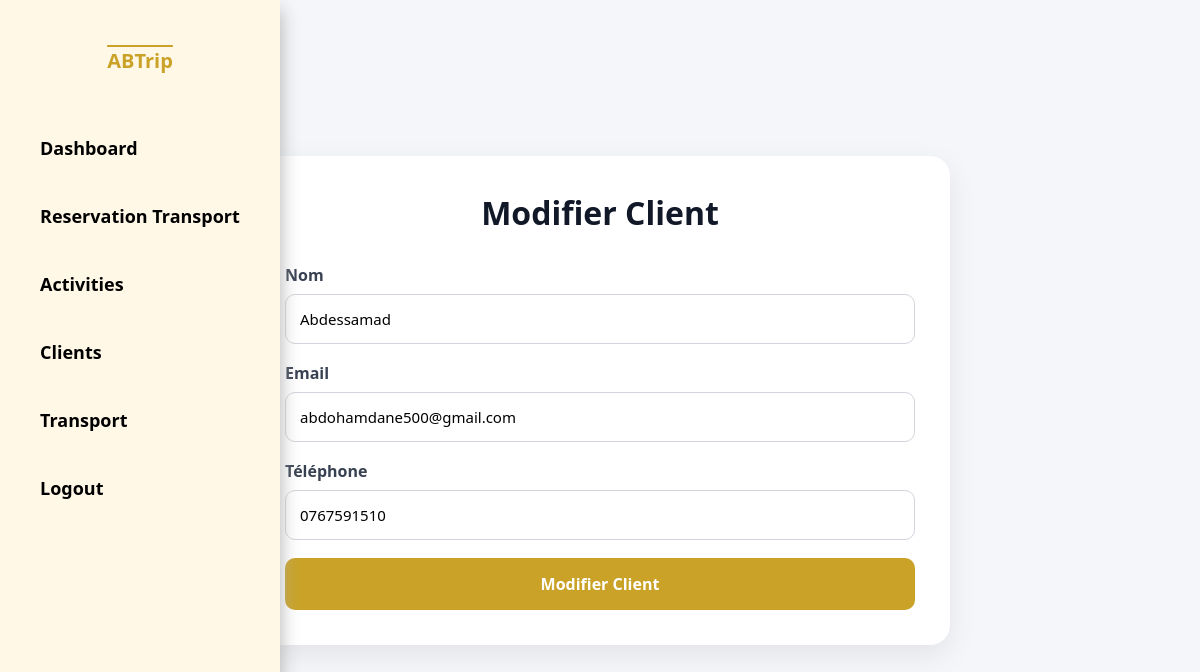
Screenshot of /Dashboard/edit_client.php?id=1 with the database file from the repository.
### tables this page shows
CREATE TABLE `client` (
  `id_client` int(11) NOT NULL,
  `nom` varchar(100) NOT NULL,
  `email` varchar(100) NOT NULL,
  `telephone` varchar(20) DEFAULT NULL
);

### Dashboard/edit_client.php (the view, shortened to what this page needs)
<?php
include_once("connexion.php");
if(isset($_GET['id'])){
    $stmt = $pdo->prepare("SELECT * FROM Client WHERE id_client=?");
    $stmt->execute([$_GET['id']]);
    $client = $stmt->fetch(PDO::FETCH_ASSOC);
}
?>
<!DOCTYPE html>
<html lang="en">
<head>
</head>
<body>
    <?php include_once("sidebar.php"); ?>
    <form method="POST" class="client-form">
<h1>Modifier Client</h1>
<div class="form-group">
<label>Nom</label>
<input type="text"
       name="nom"
       class="form-control"
       value="<?= $client['nom']; ?>"
       required>
</div>
<div class="form-group">
<label>Email</label>
<input type="email"
       name="email"
       class="form-control"
       value="<?= $client['email']; ?>"
       required>
</div>
<div class="form-group">
<label>Téléphone</label>
<input type="text"
       name="telephone"
       class="form-control"
       value="<?= $client['telephone']; ?>"
       required>
</div>
<button type="submit"
        name="update"
        class="btn">
    Modifier Client
</button>
</form>
</body>
</html>

### Dashboard/edit_client.php (style rules this page uses)
* { margin:0; padding:0; box-sizing:border-box; font-family:'Segoe UI',sans-serif; }
body { min-height:100vh; display:flex; justify-content:center; align-items:center; background:#f4f6f9; padding:20px; }
.client-form { width:100%; max-width:700px; background:#fff; padding:35px; border-radius:20px; box-shadow:0 10px 30px rgba(0,0,0,.08); }
.client-form h1 { text-align:center; margin-bottom:30px; color:#111827; }
.form-group { margin-bottom:18px; }
.form-group label { display:block; margin-bottom:8px; font-weight:600; color:#374151; }
.form-control { width:100%; padding:14px; border:1px solid #d1d5db; border-radius:10px; font-size:15px; }
.btn { width:100%; padding:15px; border:none; border-radius:10px; background:#C9A227; color:#fff; font-size:16px; font-weight:700; cursor:pointer; }

### rows the page displays
client: nom "Abdessamad", email "abdohamdane500@gmail.com", telephone "0767591510"
